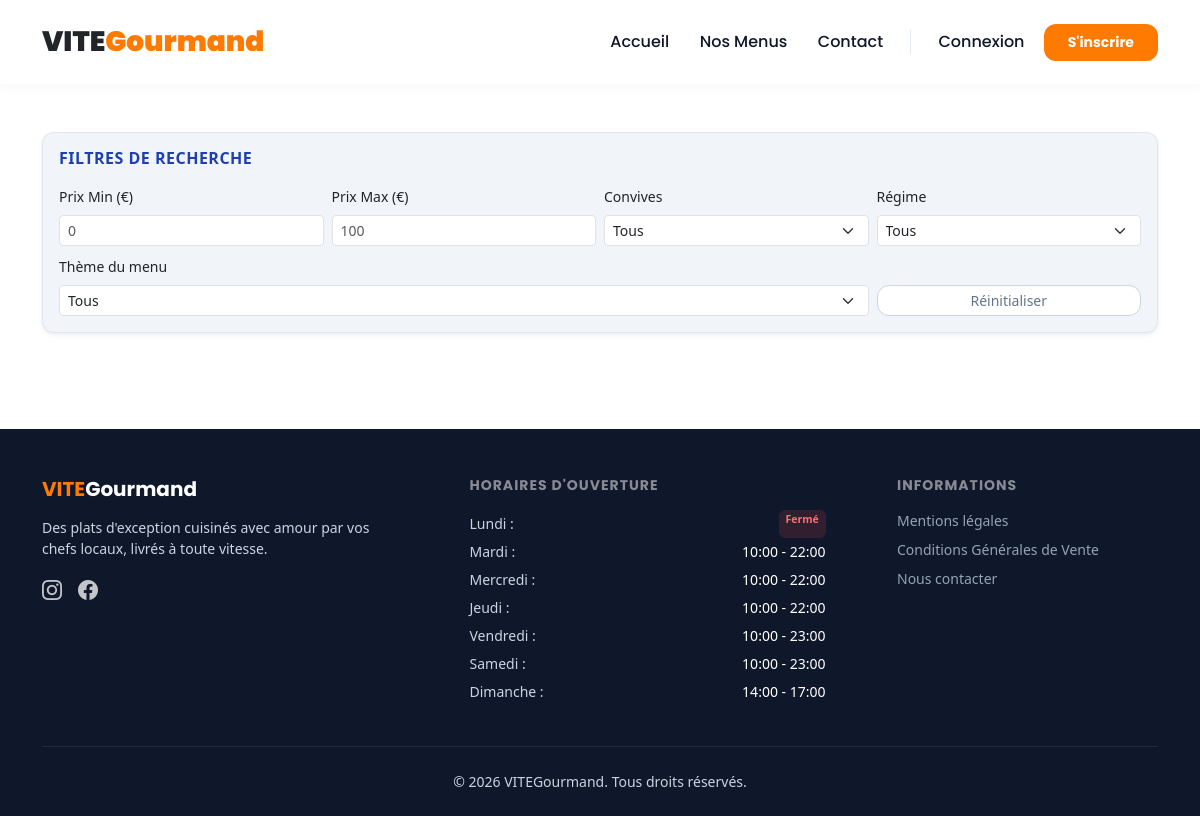
The app's page /public/?page=menus with its own data.
### tables this page shows
CREATE TABLE IF NOT EXISTS `horaire` (
    horaire_id INT AUTO_INCREMENT PRIMARY KEY,
    jour VARCHAR(50) NOT NULL,
    heure_ouverture VARCHAR(50) NOT NULL,
    heure_fermeture VARCHAR(50) NOT NULL
);

### app/controllers/menusController.php (called while the page is built, shortened)
<?php
function menusController($pdo)
{
    try {
        $themeModel = new Theme($pdo);
        $regimeModel = new Regime($pdo);
        $menuModel = new Menu($pdo);
        $themes = $themeModel->getAll();
        $regimes = $regimeModel->getAll();
        $menus = $menuModel->getAllActiveWithLabels();
        $galeries = [];
        try {
            $ids = array_column($menus, 'menu_id');
            $galeries = $menuModel->getAllImagesByMenuIds($ids);
        } catch (PDOException $e) {
            error_log("Erreur chargement galeries menus : " . $e->getMessage());
            $galeries = [];
        }
    } catch (PDOException $e) {
        error_log("Erreur lors de la récupération des menus : " . $e->getMessage());
        $themes = [];
        $regimes = [];
        $menus = [];
    }
    require_once ROOT_PATH . 'app/controllers/baseController.php';
    require_once ROOT_PATH . 'app/models/Horaire.php';
    $horaireModel = new Horaire($pdo);
    try {
        $horairesFooter = $horaireModel->getAll();
    } catch (PDOException $e) {
        error_log("Erreur chargement horaires footer : " . $e->getMessage());
        $horairesFooter = [];
    }
    BaseController::render(
        "Nos Menus",
        "menus.view.php",
        ["css/page-menu.css"],
        ["js/menus-filter.js"],
        [
            'themes'  => $themes,
            'regimes' => $regimes,
            'menus'   => $menus,
            'galeries' => $galeries ?? [],
            'horairesFooter' => $horairesFooter
        ]
    );
}

### app/models/Horaire.php (called while the page is built, shortened)
<?php
class Horaire {
    private $pdo;
    public function __construct($pdo) {
        $this->pdo = $pdo;
    }
    public function getAll(): array {
        $stmt = $this->pdo->query("SELECT * FROM horaire ORDER BY horaire_id ASC");
        return $stmt->fetchAll(PDO::FETCH_ASSOC);
    }
}

### app/views/menus.view.php (the view, shortened to what this page needs)
<section id="menus" class="container my-5">
  <div class="vg-filter-container p-3 rounded shadow-sm border mb-5">
    <h2 class="h6 mb-3 vg-filter-title fw-bold text-uppercase">Filtres de recherche</h2>
    <form class="row g-2 align-items-center">
      <div class="col-md-6">
        <div class="row g-2">
          <div class="col-6">
            <label class="form-label small" for="prix-min">Prix Min (€)</label>
            <input type="number" class="form-control form-control-sm" id="prix-min" placeholder="0">
          </div>
          <div class="col-6">
            <label class="form-label small" for="prix-max">Prix Max (€)</label>
            <input type="number" class="form-control form-control-sm" id="prix-max" placeholder="100">
          </div>
        </div>
      </div>
      <div class="col-md-6">
        <div class="row g-2">
          <div class="col-6">
            <label class="form-label small" for="filtre-convives">Convives</label>
            <select class="form-select form-select-sm" id="filtre-convives">
              <option value="Tous">Tous</option>
            </select>
          </div>
          <div class="col-6">
            <label class="form-label small" for="filtre-regime">Régime</label>
            <select class="form-select form-select-sm" id="filtre-regime">
              <option value="tous">Tous</option>
            </select>
          </div>
        </div>
      </div>
      <div class="col-12 mt-2">
        <div class="row g-2 align-items-end">
          <div class="col-md-9">
            <label class="form-label small" for="filtre-theme">Thème du menu</label>
            <select class="form-select form-select-sm" id="filtre-theme">
              <option value="tous">Tous</option>
            </select>
          </div>
          <div class="col-md-3">
            <button type="button" class="btn btn-vg-reset btn-sm w-100" id="bouton-reinitialiser">Réinitialiser</button>
          </div>
        </div>
      </div>
    </form>
  </div>
</section>

### public/index.php (shortened to what this page needs)
<?php
require_once ROOT_PATH . 'app/config/db.php';
require_once ROOT_PATH . 'app/controllers/baseController.php';
$page = $_GET['page'] ?? 'home';
switch ($page) {
    case 'menus':
        require_once ROOT_PATH . 'app/controllers/menusController.php';
        menusController($pdo);
        break;
}

### app/controllers/baseController.php (shortened to what this page needs)
<?php
class BaseController
{
    public static function render(
        $title,
        $viewFile,
        $additionalCss = [],
        $additionalJs = [],
        $data = [],
        $layout = 'front'
    ) {
        $specificCss = array_merge(["css/bootstrap.min.css", "css/base.css"], $additionalCss);
        if ($layout === 'front') {
            require_once __DIR__ . '/../views/includes/header.php';
        } elseif ($layout === 'back') {
            require_once __DIR__ . '/../views/includes/header_back.php';
        }
        require_once __DIR__ . '/../views/' . $viewFile;
        if ($layout === 'front') {
            require_once __DIR__ . '/../views/includes/footer.php';
        } elseif ($layout === 'back') {
            require_once __DIR__ . '/../views/includes/footer_back.php';
        }
    }
}

### app/views/includes/header.php (shortened to what this page needs)
<!DOCTYPE html>
<html lang="fr">
<head>
    <link href="https://cdn.jsdelivr.net/npm/bootstrap-icons@1.11.3/font/bootstrap-icons.min.css" rel="stylesheet">
    <?php if (isset($specificCss) && is_array($specificCss)): ?>
        <?php foreach ($specificCss as $css): ?>
            <link rel="stylesheet" href="/VITEGourmand/public/<?php echo ltrim($css, '/'); ?>">
        <?php endforeach; ?>
    <?php endif; ?>
</head>
<body>
<header class="vg-header sticky-top">
    <nav class="navbar navbar-expand-lg navbar-light bg-white py-3">
        <div class="container">
            <a class="navbar-brand d-flex align-items-center" href="/VITEGourmand/public/?page=home">
                <span class="fw-black fs-3 text-dark font-poppins">VITE<span class="text-orange">Gourmand</span></span>
            </a>
            <div class="collapse navbar-collapse" id="navbarNav">
                <div class="navbar-nav ms-auto align-items-center gap-2">
                    <a class="nav-link vg-nav-link" href="/VITEGourmand/public/?page=home">Accueil</a>
                    <a class="nav-link vg-nav-link" href="/VITEGourmand/public/?page=menus">Nos Menus</a>
                    <a class="nav-link vg-nav-link" href="/VITEGourmand/public/?page=contact">Contact</a>
                    <?php if (isset($_SESSION['user_id'])): ?>
                        <div class="nav-item dropdown">
                            <a class="nav-link dropdown-toggle btn-vg-user shadow-sm" href="#" id="navbarDropdown" role="button" data-bs-toggle="dropdown" aria-expanded="false">
                                <i class="bi bi-person-circle fs-5" aria-hidden="true"></i>
                                <span><?= htmlspecialchars($_SESSION['prenom'] ?? $_SESSION['email'] ?? 'Mon Compte'); ?></span>
                            </a>
                            <ul class="dropdown-menu dropdown-menu-end border-0 shadow mt-2" aria-labelledby="navbarDropdown">
                                <?php if (isset($_SESSION['role_id']) && in_array($_SESSION['role_id'], [1, 2])): ?>
                                    <li>
                                        <a class="dropdown-item py-2 fw-bold text-primary" href="/VITEGourmand/public/?page=employee">
                                            <i class="bi bi-speedometer2 me-2" aria-hidden="true"></i> Espace Employé
                                        </a>
                                    </li>
                                    <li><hr class="dropdown-divider opacity-50"></li>
                                <?php endif; ?>
                                <li>
                                    <a class="dropdown-item py-2" href="/VITEGourmand/public/?page=profile">
                                        <i class="bi bi-gear me-2" aria-hidden="true"></i> Mon Profil
                                    </a>
                                </li>
                                <li><hr class="dropdown-divider opacity-50"></li>
                                <li>
                                    <a class="dropdown-item py-2 text-danger" href="index.php?page=deconnexion">
                                        <i class="bi bi-box-arrow-right me-2" aria-hidden="true"></i> Déconnexion
                                    </a>
                                </li>
                            </ul>
                        </div>
                    <?php else: ?>
                        <a class="nav-link vg-nav-link px-3" href="/VITEGourmand/public/?page=connexion">Connexion</a>
                        <a class="btn btn-vg-primary btn-sm px-4 py-2 fw-bold" href="/VITEGourmand/public/?page=inscription">S'inscrire</a>
                    <?php endif; ?>
                </div>
            </div>
        </div>
    </nav>
</header>

### app/views/includes/footer.php (shortened to what this page needs)
<footer class="vg-footer text-white pt-5 pb-4 mt-auto">
    <div class="container">
        <div class="row g-4 justify-content-between">
            <div class="col-12 col-md-4">
                <h5 class="fw-bold font-poppins mb-3 text-orange">VITE<span class="text-white">Gourmand</span></h5>
                <p class="text-muted small">Des plats d'exception cuisinés avec amour par vos chefs locaux, livrés à toute vitesse.</p>
                <div class="vg-social-links d-flex gap-3 mt-3">
                    <a href="#" class="text-white opacity-75 opacity-100-hover" aria-label="Instagram"><i class="bi bi-instagram fs-5" aria-hidden="true"></i></a>
                    <a href="#" class="text-white opacity-75 opacity-100-hover" aria-label="Facebook"><i class="bi bi-facebook fs-5" aria-hidden="true"></i></a>
                </div>
            </div>
            <div class="col-12 col-sm-6 col-md-4">
                <h6 class="text-uppercase fw-bold font-poppins letter-spacing-1 mb-3 text-white-50 small">Horaires d'ouverture</h6>
                <ul class="list-unstyled text-muted small lh-lg">
                    <?php if (!empty($horairesFooter)): ?>
                        <?php foreach ($horairesFooter as $h): ?>
                            <?php $ferme = (strtolower($h['heure_ouverture']) === 'fermé'); ?>
                            <li class="d-flex justify-content-between <?= $ferme ? 'text-danger-soft' : '' ?>">
                                <span><?= htmlspecialchars($h['jour']) ?> :</span>
                                <?php if ($ferme): ?>
                                    <span class="badge bg-danger-soft">Fermé</span>
                                <?php else: ?>
                                    <span class="text-white"><?= htmlspecialchars($h['heure_ouverture']) ?> - <?= htmlspecialchars($h['heure_fermeture']) ?></span>
                                <?php endif; ?>
                            </li>
                        <?php endforeach; ?>
                    <?php else: ?>
                        <li class="text-muted">Horaires non disponibles.</li>
                    <?php endif; ?>
                </ul>
            </div>
            <div class="col-12 col-sm-6 col-md-3">
                <h6 class="text-uppercase fw-bold font-poppins letter-spacing-1 mb-3 text-white-50 small">Informations</h6>
                <ul class="list-unstyled d-flex flex-column gap-2 small">
                    <li><a href="?page=mentions-legales" class="vg-footer-link text-muted text-decoration-none">Mentions légales</a></li>
                    <li><a href="?page=cgv" class="vg-footer-link text-muted text-decoration-none">Conditions Générales de Vente</a></li>
                    <li><a href="/VITEGourmand/public/?page=contact" class="vg-footer-link text-muted text-decoration-none">Nous contacter</a></li>
                </ul>
            </div>
        </div>
        <hr class="my-4 opacity-10">
        <div class="row">
            <div class="col text-center text-muted small">
                <p class="mb-0">&copy; <?= date('Y'); ?> VITEGourmand. Tous droits réservés.</p>
            </div>
        </div>
    </div>
</footer>
</body>
</html>

### public/css/base.css (style rules this page uses)
:root { --vg-blue-dark: #0f172a; --vg-blue-primary: #1e40af; --vg-blue-soft: #f1f5f9; --vg-orange-primary: #ff7a00; --vg-orange-hover: #e06a00; --vg-orange-light: #fff7ed; --vg-radius: 12px; --vg-shadow-md: 0 4px 6px -1px rgba(15, 23, 42, 0.05), 0 2px 4px -2px rgba(15, 23, 42, 0.05); }
.vg-filter-container { background-color: var(--vg-blue-soft) !important; border: 1px solid rgba(30, 64, 175, 0.08) !important; border-radius: var(--vg-radius) !important; }
.vg-filter-title { color: var(--vg-blue-primary) !important; letter-spacing: 0.5px; }
.btn-vg-primary { background-color: var(--vg-orange-primary) !important; border: none !important; color: #ffffff !important; font-family: 'Poppins', sans-serif; font-weight: 600; border-radius: var(--vg-radius); transition: background-color 0.2s ease, transform 0.1s ease; }
.btn-vg-reset { border-color: #cbd5e1 !important; color: #64748b !important; background-color: #ffffff; border-radius: var(--vg-radius); transition: all 0.2s ease; }
.font-poppins { font-family: 'Poppins', sans-serif; }
.text-orange { color: var(--vg-orange-primary) !important; }
.fw-black { font-weight: 900; }
.vg-header { box-shadow: 0 2px 15px rgba(15, 23, 42, 0.04); }
.vg-nav-link { font-family: 'Poppins', sans-serif; font-weight: 500; color: var(--vg-blue-dark) !important; position: relative; padding: 0.5rem 0.7rem !important; transition: color 0.2s ease; }
.vg-footer { background-color: var(--vg-blue-dark); }
.letter-spacing-1 { letter-spacing: 1px; }
.opacity-10 { opacity: 0.1; }
.bg-danger-soft { background-color: rgba(239, 68, 68, 0.15); color: #f87171; }
.vg-footer-link { transition: color 0.2s ease, padding-left 0.2s ease; }
.vg-footer, .vg-footer p, .vg-footer ul, .vg-footer .text-muted { color: #cbd5e1 !important; }
.vg-footer .vg-footer-link, .vg-footer a.text-muted { color: #94a3b8 !important; text-decoration: none !important; }

### records on screen
horaire: jour "Lundi", heure_ouverture "Fermé"
horaire: jour "Mardi", heure_ouverture "10:00", heure_fermeture "22:00"
horaire: jour "Mercredi", heure_ouverture "10:00", heure_fermeture "22:00"
horaire: jour "Jeudi", heure_ouverture "10:00", heure_fermeture "22:00"
horaire: jour "Vendredi", heure_ouverture "10:00", heure_fermeture "23:00"
horaire: jour "Samedi", heure_ouverture "10:00", heure_fermeture "23:00"
horaire: jour "Dimanche", heure_ouverture "14:00", heure_fermeture "17:00"
